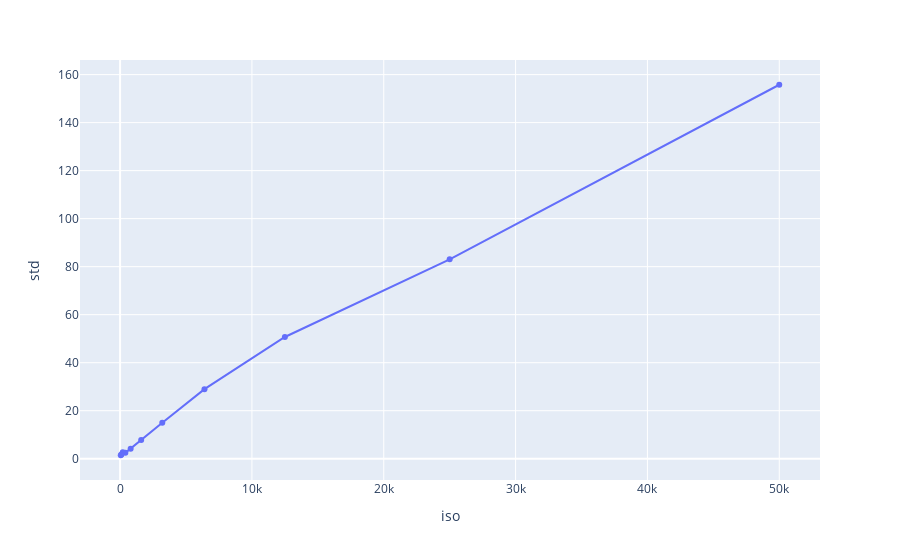

The notebook cell saved with this chart:
### Code cell
px.line(q3_36[q3_36['time'] == 0.001], x='iso', y='std', markers=True)

### Figure 1 — Plotly figure (JSON) as saved in the notebook; plotly's stock layout.template omitted (floating-point values rounded to 4 significant figures)
{"data": [{"hovertemplate": "iso=%{x}<br>std=%{y}<extra></extra>", "legendgroup": "", "line": {"color": "#636efa", "dash": "solid"}, "marker": {"symbol": "circle"}, "mode": "lines+markers", "name": "", "orientation": "v", "showlegend": false, "type": "scatter", "x": [50000, 25000, 12500, 6400, 3200, 1600, 800, 400, 200, 100, 50], "xaxis": "x", "y": [155.8, 83.08, 50.7, 28.97, 14.95, 7.78, 4.179, 2.436, 2.671, 1.797, 1.444], "yaxis": "y"}], "layout": {"legend": {"tracegroupgap": 0}, "margin": {"t": 60}, "xaxis": {"anchor": "y", "domain": [0, 1], "title": {"text": "iso"}}, "yaxis": {"anchor": "x", "domain": [0, 1], "title": {"text": "std"}}}}
